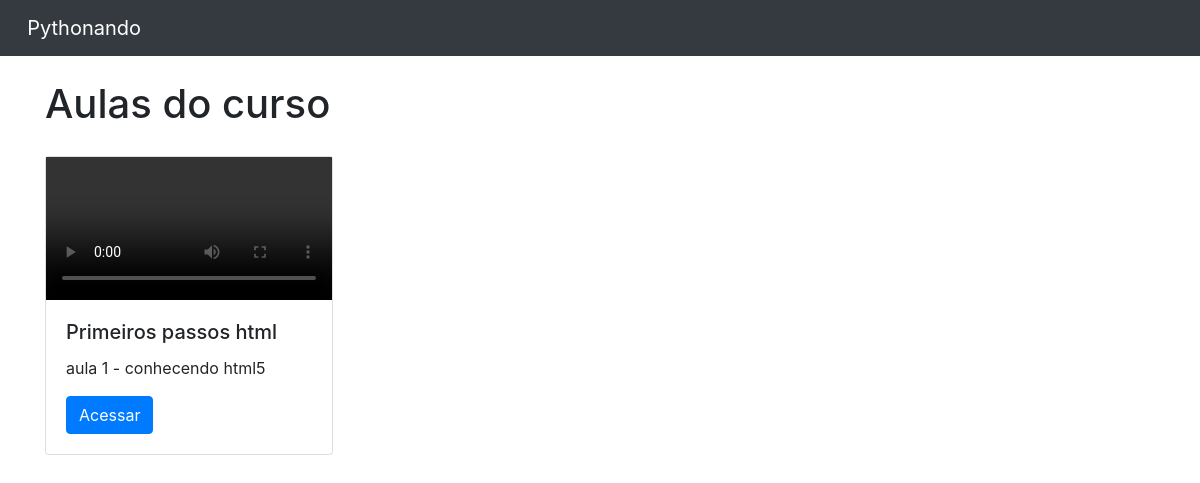
The app's page /home/curso/1 (signed in), older data.
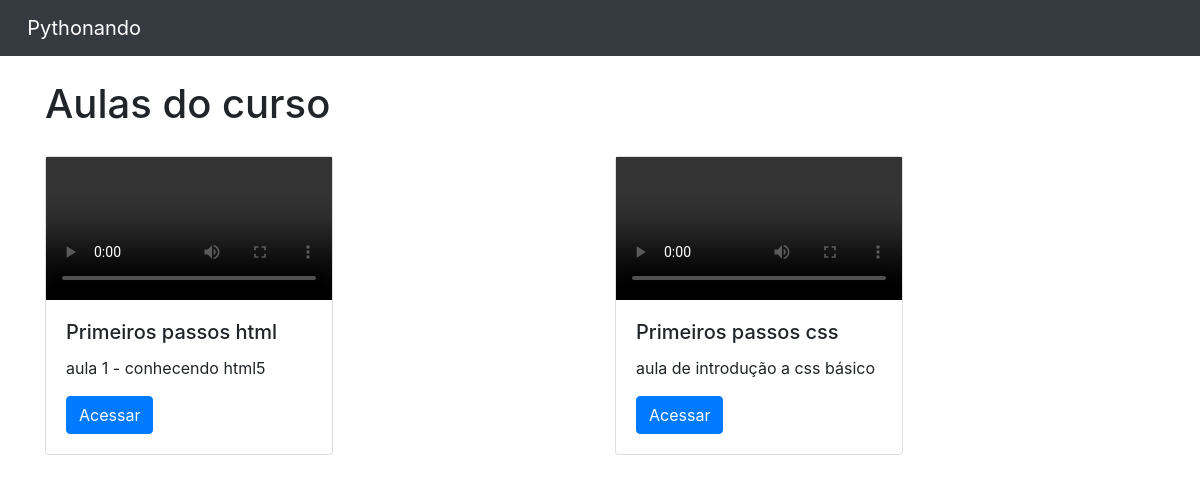
The same page, newer data.
### cursos/models.py (models this page shows, shortened)
class Aulas(models.Model):
    nome = models.CharField(max_length = 100)
    descricao = models.TextField()
    aula = models.FileField(upload_to = "aulas")
    curso = models.ForeignKey(Cursos, on_delete = models.DO_NOTHING)
    class Meta:
        verbose_name = "Aula"
        verbose_name_plural = "Aulas"

### cursos/views.py (the view)
# urls.py: path('curso/<int:id>', views.curso, name = 'curso'),
def curso(request, id):
    if request.session.get('usuario'):
        aulas = Aulas.objects.filter(curso = id)
        request_usuario = request.session.get('usuario')
        return render(request, 'curso.html', {'aulas': aulas, 'request_usuario': request_usuario})
    else:
        return redirect('/auth/login/?status=2')

### cursos/templates/curso.html (shortened to what this page needs)
{% extends 'base.html'%}
{% block 'body' %}
<div class="container">
    <br>
    <h1>Aulas do curso</h1>
<div class="row">
    {% for i in aulas %}
        <div style="margin-top: 20px;" class="col-md">
            <div class="card" style="width: 18rem;">
            <video  controls>
                <source src="{{i.aula.url}}" type="video/mp4">
            </video>
                <div class="card-body">
                <h5 class="card-title">{{i.nome}}</h5>
                <p class="card-text">{{i.descricao}}</p>
                <a href="{% url 'aula' i.id%}" class="btn btn-primary">Acessar</a>
                </div>
            </div>
        </div>
    {% endfor %}
</div>
</div>
{% endblock %}

Row changes from the older to the newer data that the page shows:
added Aulas: nome "Primeiros passos css", descricao "aula de introdução a css básico"
